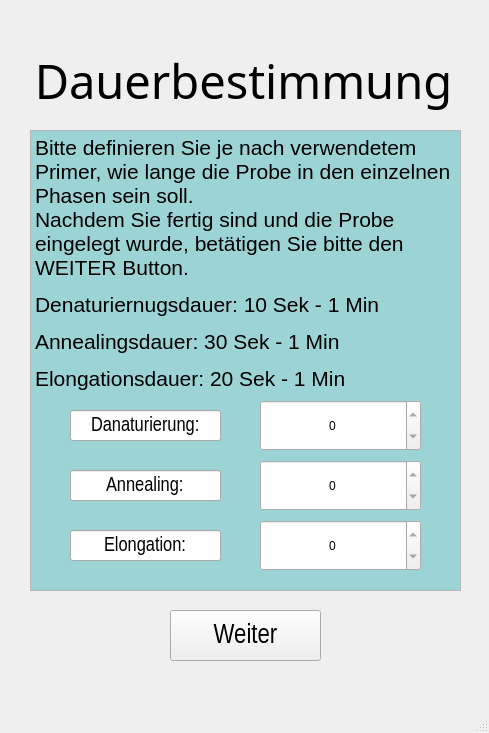
<?xml version="1.0" encoding="UTF-8"?>
<ui version="4.0">
 <class>zeitDef_Voraus</class>
 <widget class="QMainWindow" name="zeitDef_Voraus">
  <property name="geometry">
   <rect>
    <x>0</x>
    <y>0</y>
    <width>489</width>
    <height>733</height>
   </rect>
  </property>
  <property name="windowTitle">
   <string>Voraussetzungen</string>
  </property>
  <widget class="QWidget" name="centralwidget">
   <widget class="QTextEdit" name="textEdit">
    <property name="geometry">
     <rect>
      <x>30</x>
      <y>130</y>
      <width>431</width>
      <height>461</height>
     </rect>
    </property>
    <property name="readOnly">
     <bool>true</bool>
    </property>
    <property name="html">
     <string>&lt;!DOCTYPE HTML PUBLIC &quot;-//W3C//DTD HTML 4.0//EN&quot; &quot;http://www.w3.org/TR/REC-html40/strict.dtd&quot;&gt;
&lt;html&gt;&lt;head&gt;&lt;meta name=&quot;qrichtext&quot; content=&quot;1&quot; /&gt;&lt;meta charset=&quot;utf-8&quot; /&gt;&lt;style type=&quot;text/css&quot;&gt;
p, li { white-space: pre-wrap; }
hr { height: 1px; border-width: 0; }
li.unchecked::marker { content: &quot;\2610&quot;; }
li.checked::marker { content: &quot;\2612&quot;; }
&lt;/style&gt;&lt;/head&gt;&lt;body style=&quot; font-family:'Segoe UI'; font-size:9pt; font-weight:400; font-style:normal;&quot; bgcolor=&quot;#9cd4d6&quot;&gt;
&lt;p style=&quot; margin-top:12px; margin-bottom:12px; margin-left:0px; margin-right:0px; -qt-block-indent:0; text-indent:0px;&quot;&gt;&lt;span style=&quot; font-family:'Arial','sans-serif'; font-size:16pt;&quot;&gt;Bitte definieren Sie je nach verwendetem Primer, wie lange die Probe in den einzelnen Phasen sein soll.&lt;br /&gt;Nachdem Sie fertig sind und die Probe eingelegt wurde, betätigen Sie bitte den WEITER Button. &lt;/span&gt;&lt;/p&gt;
&lt;p style=&quot; margin-top:12px; margin-bottom:12px; margin-left:0px; margin-right:0px; -qt-block-indent:0; text-indent:0px;&quot;&gt;&lt;span style=&quot; font-family:'Arial','sans-serif'; font-size:16pt;&quot;&gt;Denaturiernugsdauer: 10 Sek - 1 Min&lt;/span&gt;&lt;/p&gt;
&lt;p style=&quot; margin-top:12px; margin-bottom:12px; margin-left:0px; margin-right:0px; -qt-block-indent:0; text-indent:0px;&quot;&gt;&lt;span style=&quot; font-family:'Arial','sans-serif'; font-size:16pt;&quot;&gt;Annealingsdauer: 30 Sek - 1 Min&lt;/span&gt;&lt;/p&gt;
&lt;p style=&quot; margin-top:12px; margin-bottom:12px; margin-left:0px; margin-right:0px; -qt-block-indent:0; text-indent:0px;&quot;&gt;&lt;span style=&quot; font-family:'Arial','sans-serif'; font-size:16pt;&quot;&gt;Elongationsdauer: 20 Sek - 1 Min&lt;/span&gt;&lt;/p&gt;&lt;/body&gt;&lt;/html&gt;</string>
    </property>
   </widget>
   <widget class="QLabel" name="label">
    <property name="geometry">
     <rect>
      <x>-2</x>
      <y>50</y>
      <width>491</width>
      <height>61</height>
     </rect>
    </property>
    <property name="font">
     <font>
      <family>Tw Cen MT</family>
      <pointsize>35</pointsize>
      <bold>false</bold>
     </font>
    </property>
    <property name="text">
     <string>Dauerbestimmung</string>
    </property>
    <property name="alignment">
     <set>Qt::AlignCenter</set>
    </property>
   </widget>
   <widget class="QPushButton" name="btn_Weiter">
    <property name="geometry">
     <rect>
      <x>170</x>
      <y>610</y>
      <width>151</width>
      <height>51</height>
     </rect>
    </property>
    <property name="font">
     <font>
      <family>Arial Narrow</family>
      <pointsize>20</pointsize>
     </font>
    </property>
    <property name="text">
     <string>Weiter</string>
    </property>
   </widget>
   <widget class="QLineEdit" name="Dauer_line">
    <property name="geometry">
     <rect>
      <x>70</x>
      <y>530</y>
      <width>151</width>
      <height>31</height>
     </rect>
    </property>
    <property name="font">
     <font>
      <family>Arial Narrow</family>
      <pointsize>15</pointsize>
     </font>
    </property>
    <property name="text">
     <string>Elongation:</string>
    </property>
    <property name="alignment">
     <set>Qt::AlignCenter</set>
    </property>
    <property name="readOnly">
     <bool>true</bool>
    </property>
   </widget>
   <widget class="QSpinBox" name="wasserDauer_elong">
    <property name="geometry">
     <rect>
      <x>260</x>
      <y>520</y>
      <width>161</width>
      <height>51</height>
     </rect>
    </property>
    <property name="alignment">
     <set>Qt::AlignCenter</set>
    </property>
    <property name="readOnly">
     <bool>true</bool>
    </property>
   </widget>
   <widget class="QLineEdit" name="Dauer_line_2">
    <property name="geometry">
     <rect>
      <x>70</x>
      <y>470</y>
      <width>151</width>
      <height>31</height>
     </rect>
    </property>
    <property name="font">
     <font>
      <family>Arial Narrow</family>
      <pointsize>15</pointsize>
     </font>
    </property>
    <property name="text">
     <string>Annealing:</string>
    </property>
    <property name="alignment">
     <set>Qt::AlignCenter</set>
    </property>
    <property name="readOnly">
     <bool>true</bool>
    </property>
   </widget>
   <widget class="QSpinBox" name="wasserDauer_aneal">
    <property name="geometry">
     <rect>
      <x>260</x>
      <y>460</y>
      <width>161</width>
      <height>51</height>
     </rect>
    </property>
    <property name="alignment">
     <set>Qt::AlignCenter</set>
    </property>
    <property name="readOnly">
     <bool>true</bool>
    </property>
   </widget>
   <widget class="QLineEdit" name="Dauer_line_3">
    <property name="geometry">
     <rect>
      <x>70</x>
      <y>410</y>
      <width>151</width>
      <height>31</height>
     </rect>
    </property>
    <property name="font">
     <font>
      <family>Arial Narrow</family>
      <pointsize>15</pointsize>
     </font>
    </property>
    <property name="text">
     <string>Danaturierung:</string>
    </property>
    <property name="alignment">
     <set>Qt::AlignCenter</set>
    </property>
    <property name="readOnly">
     <bool>true</bool>
    </property>
   </widget>
   <widget class="QSpinBox" name="wasserDauer_denat">
    <property name="geometry">
     <rect>
      <x>260</x>
      <y>400</y>
      <width>161</width>
      <height>51</height>
     </rect>
    </property>
    <property name="alignment">
     <set>Qt::AlignCenter</set>
    </property>
    <property name="readOnly">
     <bool>true</bool>
    </property>
   </widget>
  </widget>
  <widget class="QMenuBar" name="menubar">
   <property name="geometry">
    <rect>
     <x>0</x>
     <y>0</y>
     <width>489</width>
     <height>22</height>
    </rect>
   </property>
  </widget>
  <widget class="QStatusBar" name="statusbar"/>
 </widget>
 <resources/>
 <connections/>
</ui>
